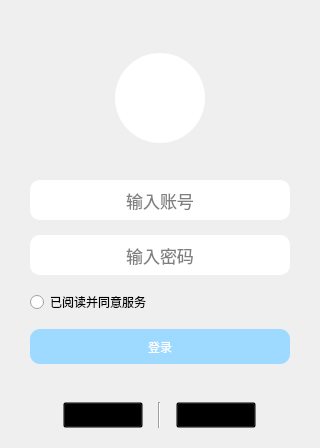
<?xml version="1.0" encoding="UTF-8"?>
<ui version="4.0">
 <class>Widget</class>
 <widget class="QWidget" name="Widget">
  <property name="geometry">
   <rect>
    <x>0</x>
    <y>0</y>
    <width>320</width>
    <height>448</height>
   </rect>
  </property>
  <property name="windowTitle">
   <string>Widget</string>
  </property>
  <property name="styleSheet">
   <string notr="true">QToolButton{
	background-color: rgba(0, 0, 0, 0);
	border: none;
}

QToolButton#close_toolButton{
	border-image: url(:/imgs/close-black.svg);
}

QToolButton#close_toolButton:hover{
	background-color: rgb(85, 170, 255);
	border-image: url(:/imgs/close-white.svg);
}

QToolButton#proxy_toolButton{
	border-image: url(:/imgs/proxy-black.svg);
}

QLabel#profile_label{
	background-color: rgb(255, 255, 255);
	border-radius: 45px;
}

QLineEdit{
	border: none;
	border-radius: 10px;
}

QPushButton{
	background-color: rgba(0, 0, 0, 0);
}

QPushButton#login_pushButton{
	background-color: rgb(158, 218, 255);
	color: rgb(255, 255, 255);
	border: none;
	border-radius: 10px;
}</string>
  </property>
  <layout class="QVBoxLayout" name="verticalLayout_2">
   <property name="leftMargin">
    <number>0</number>
   </property>
   <property name="topMargin">
    <number>9</number>
   </property>
   <property name="rightMargin">
    <number>0</number>
   </property>
   <item>
    <widget class="QWidget" name="widget" native="true">
     <layout class="QHBoxLayout" name="horizontalLayout">
      <property name="spacing">
       <number>0</number>
      </property>
      <property name="leftMargin">
       <number>0</number>
      </property>
      <property name="topMargin">
       <number>0</number>
      </property>
      <property name="bottomMargin">
       <number>9</number>
      </property>
      <item>
       <spacer name="horizontalSpacer">
        <property name="orientation">
         <enum>Qt::Orientation::Horizontal</enum>
        </property>
        <property name="sizeHint" stdset="0">
         <size>
          <width>353</width>
          <height>20</height>
         </size>
        </property>
       </spacer>
      </item>
      <item>
       <widget class="QToolButton" name="proxy_toolButton">
        <property name="minimumSize">
         <size>
          <width>0</width>
          <height>0</height>
         </size>
        </property>
        <property name="text">
         <string/>
        </property>
       </widget>
      </item>
      <item>
       <widget class="QToolButton" name="close_toolButton">
        <property name="text">
         <string/>
        </property>
       </widget>
      </item>
     </layout>
    </widget>
   </item>
   <item>
    <widget class="QWidget" name="widget_2" native="true">
     <property name="sizePolicy">
      <sizepolicy hsizetype="Preferred" vsizetype="Expanding">
       <horstretch>0</horstretch>
       <verstretch>0</verstretch>
      </sizepolicy>
     </property>
     <layout class="QVBoxLayout" name="verticalLayout">
      <property name="spacing">
       <number>15</number>
      </property>
      <property name="leftMargin">
       <number>30</number>
      </property>
      <property name="rightMargin">
       <number>30</number>
      </property>
      <item>
       <layout class="QHBoxLayout" name="horizontalLayout_2">
        <item>
         <spacer name="horizontalSpacer_2">
          <property name="orientation">
           <enum>Qt::Orientation::Horizontal</enum>
          </property>
          <property name="sizeHint" stdset="0">
           <size>
            <width>40</width>
            <height>20</height>
           </size>
          </property>
         </spacer>
        </item>
        <item>
         <widget class="QLabel" name="profile_label">
          <property name="minimumSize">
           <size>
            <width>90</width>
            <height>90</height>
           </size>
          </property>
          <property name="styleSheet">
           <string notr="true"/>
          </property>
          <property name="text">
           <string/>
          </property>
          <property name="pixmap">
           <pixmap resource="icons.qrc">:/imgs/LogosCPlusplus.svg</pixmap>
          </property>
          <property name="scaledContents">
           <bool>false</bool>
          </property>
          <property name="alignment">
           <set>Qt::AlignmentFlag::AlignCenter</set>
          </property>
          <property name="wordWrap">
           <bool>false</bool>
          </property>
          <property name="margin">
           <number>0</number>
          </property>
          <property name="openExternalLinks">
           <bool>false</bool>
          </property>
         </widget>
        </item>
        <item>
         <spacer name="horizontalSpacer_3">
          <property name="orientation">
           <enum>Qt::Orientation::Horizontal</enum>
          </property>
          <property name="sizeHint" stdset="0">
           <size>
            <width>40</width>
            <height>20</height>
           </size>
          </property>
         </spacer>
        </item>
       </layout>
      </item>
      <item>
       <spacer name="verticalSpacer_2">
        <property name="orientation">
         <enum>Qt::Orientation::Vertical</enum>
        </property>
        <property name="sizeHint" stdset="0">
         <size>
          <width>20</width>
          <height>40</height>
         </size>
        </property>
       </spacer>
      </item>
      <item>
       <widget class="QLineEdit" name="lineEdit">
        <property name="minimumSize">
         <size>
          <width>0</width>
          <height>40</height>
         </size>
        </property>
        <property name="font">
         <font>
          <pointsize>13</pointsize>
         </font>
        </property>
        <property name="alignment">
         <set>Qt::AlignmentFlag::AlignCenter</set>
        </property>
        <property name="placeholderText">
         <string>输入账号</string>
        </property>
       </widget>
      </item>
      <item>
       <widget class="QLineEdit" name="lineEdit_2">
        <property name="minimumSize">
         <size>
          <width>0</width>
          <height>40</height>
         </size>
        </property>
        <property name="font">
         <font>
          <pointsize>13</pointsize>
         </font>
        </property>
        <property name="alignment">
         <set>Qt::AlignmentFlag::AlignCenter</set>
        </property>
        <property name="placeholderText">
         <string>输入密码</string>
        </property>
       </widget>
      </item>
      <item>
       <widget class="QRadioButton" name="radioButton">
        <property name="text">
         <string>已阅读并同意服务</string>
        </property>
       </widget>
      </item>
      <item>
       <widget class="QPushButton" name="login_pushButton">
        <property name="enabled">
         <bool>false</bool>
        </property>
        <property name="minimumSize">
         <size>
          <width>0</width>
          <height>35</height>
         </size>
        </property>
        <property name="cursor">
         <cursorShape>ArrowCursor</cursorShape>
        </property>
        <property name="text">
         <string>登录</string>
        </property>
        <property name="checkable">
         <bool>false</bool>
        </property>
       </widget>
      </item>
      <item>
       <spacer name="verticalSpacer">
        <property name="orientation">
         <enum>Qt::Orientation::Vertical</enum>
        </property>
        <property name="sizeHint" stdset="0">
         <size>
          <width>20</width>
          <height>40</height>
         </size>
        </property>
       </spacer>
      </item>
      <item>
       <layout class="QHBoxLayout" name="horizontalLayout_3">
        <item>
         <spacer name="horizontalSpacer_4">
          <property name="orientation">
           <enum>Qt::Orientation::Horizontal</enum>
          </property>
          <property name="sizeHint" stdset="0">
           <size>
            <width>40</width>
            <height>20</height>
           </size>
          </property>
         </spacer>
        </item>
        <item>
         <widget class="QPushButton" name="scan_codes_pushButton">
          <property name="text">
           <string>扫码登录</string>
          </property>
         </widget>
        </item>
        <item>
         <widget class="Line" name="line">
          <property name="orientation">
           <enum>Qt::Orientation::Vertical</enum>
          </property>
         </widget>
        </item>
        <item>
         <widget class="QPushButton" name="more_pushButton">
          <property name="text">
           <string>更多选项</string>
          </property>
         </widget>
        </item>
        <item>
         <spacer name="horizontalSpacer_5">
          <property name="orientation">
           <enum>Qt::Orientation::Horizontal</enum>
          </property>
          <property name="sizeHint" stdset="0">
           <size>
            <width>40</width>
            <height>20</height>
           </size>
          </property>
         </spacer>
        </item>
       </layout>
      </item>
     </layout>
    </widget>
   </item>
  </layout>
 </widget>
 <resources>
  <include location="icons.qrc"/>
 </resources>
 <connections/>
</ui>
